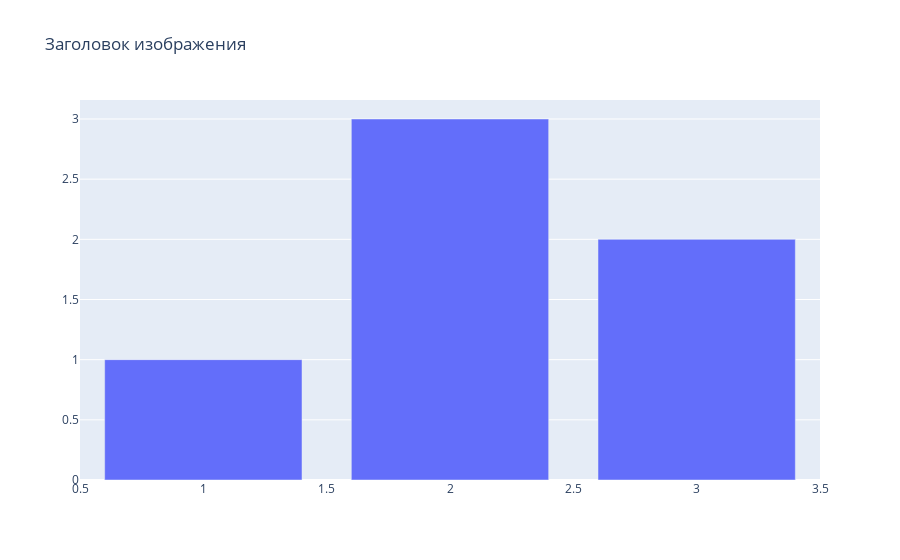

Notebook cell for this chart:
### Code cell
# описание фигуры при помощи Figure
import plotly.graph_objects as go

fig = go.Figure(
    # список трейсов
    data = [
        go.Bar(
            x=[1, 2, 3],
            y=[1, 3, 2]
        )
    ],
    # описание фигуры
    layout=go.Layout(
        title='Заголовок изображения'
    )
)
fig.show()

### Figure 1 — Plotly figure (JSON) as saved in the notebook; plotly's stock layout.template omitted (floating-point values rounded to 4 significant figures)
{"data": [{"type": "bar", "x": [1, 2, 3], "y": [1, 3, 2]}], "layout": {"title": {"text": "Заголовок изображения"}}}
